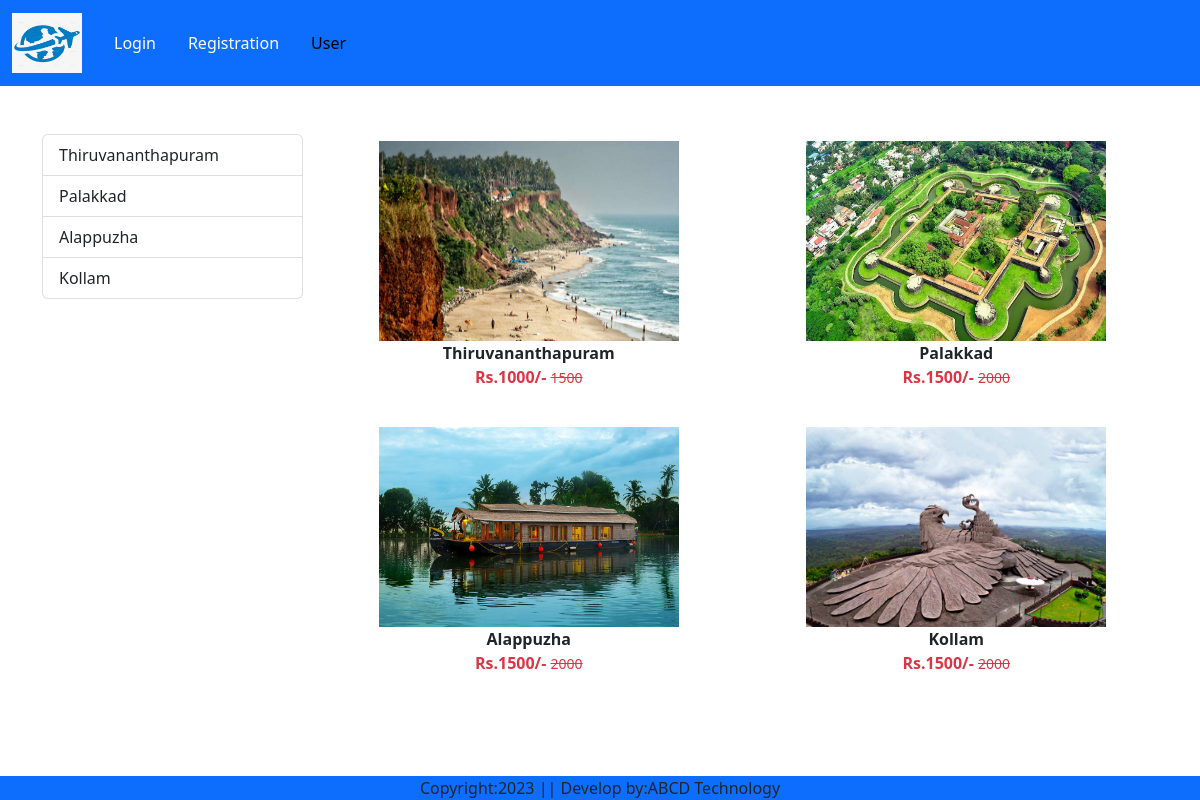
Page /places/KL on the committed database.
### travelapp/models.py (models this page shows, shortened)
class Places(models.Model):
     title=models.CharField(max_length=250)
     price=models.IntegerField()
     offerprice=models.IntegerField()
     description=models.TextField()
     place=models.CharField(choices=PLACE_CHOICES,max_length=3)
     image=models.ImageField(upload_to='places')

### travelapp/views.py (the view)
# urls.py: path('places/<slug:val>',views.PlacesView.as_view(),name='place'),
class PlacesView(View):
    def get(self,request,val):
        place=Places.objects.filter(place=val)
        title=Places.objects.filter(place=val).values('title')
        return render(request,'place.html',locals())

### travelapp/templates/place.html (shortened to what this page needs)
{% extends 'base.html' %}
{% load static %}
{% block main-content %}
  <div class="container my-5">
    <div class="row">
        <div class="col-sm-3">
            <div class="list-group">
                  {% for val in title %}
                        <a href="{% url 'place-title' val.title %}" class="list-group-item list-group-item-action" aria-current="true">
                        {{val.title}} </a>
                  {% endfor %}
            </div>
        </div>
 <div class="col-sm-9">
            <div class="row">
                {% for pl in place %}
                    <div class="col text-center mb-4">
                    <a href="{% url 'place-detail' pl.id %}" class="btn">
                      <div>
                        <img src="{{pl.image.url}}"  width="300px" height="200px" alt=""/>
                        <div class="fw-bold">{{pl.title}}</div>
                        <div class="fw-bold text-danger">Rs.{{pl.offerprice}}/-
                            <small class="fw-light text-decoration-line-through">{{pl.price}}</small>
                        </div>
                        </div>
                        </a>
                        </div>
                {% endfor %}
            </div></div></div></div>
   {% endblock main-content %}

### travelapp/templates/base.html (shortened to what this page needs)
<!DOCTYPE html>
{% load static %}
<html lang="en" xmlns="http://www.w3.org/1999/html">
<head >
    <link href="https://cdn.jsdelivr.net/npm/bootstrap@5.2.3/dist/css/bootstrap.min.css" rel="stylesheet">
    <link rel="stylesheet" href="{% static 'travelapp/css/owl.carousel.min.css' %}" />
    <link rel="stylesheet" href="{% static 'travelapp/css/all.min.css' %}" />
    <link rel="stylesheet" href="{% static 'travelapp /css/style.css' %}" />
</head>
<body>
    <nav class="navbar navbar-expand-lg bg-primary">
        <div class="container-fluid">
         <a class="navbar-brand" href="/">
        <img src="{% static 'images/banner/travel.png' %}" width="70" height="60"/>
         </a>
    <div class="collapse navbar-collapse" id="navbarSupportedContent">
      <ul class="navbar-nav me-auto mb-2 mb-lg-0">
          {% if request.user.is_authenticated %}
        <li class="nav-item text-white">
          <a class="nav-link active" aria-current="page" href="/">Home</a>
        </li>
        <li class="nav-item dropdown">
          <a class="nav-link dropdown-toggle" href="#" role="button" data-bs-toggle="dropdown" aria-expanded="false">
            Places
          </a>
          <ul class="dropdown-menu">
              <li><a class="dropdown-item" href="{% url 'place' 'KL' %}">Kerala</a></li>
              <li><a class="dropdown-item" href="{% url 'place' 'KR' %}">Karnataka</a></li>
              <li><a class="dropdown-item" href="{% url 'place' 'AP' %}">Andrapredesh</a></li>
              <li><a class="dropdown-item" href="{% url 'place' 'GO' %}">Goa</a></li>
              <li><a class="dropdown-item" href="{% url 'place' 'ND' %}">New Delhi</a></li>
              <li><a class="dropdown-item" href="{% url 'place' 'UT' %}">Utterpradesh</a></li>
              <li><a class="dropdown-item" href="{% url 'place' 'ID' %}">Indonesia</a></li>
              <li><a class="dropdown-item" href="{% url 'place' 'PR' %}">Pareece</a></li>
          </ul>
        </li>
        <li class="nav-item">
          <a class="nav-link text-black" href="{% url 'about' %}">About us</a>
        </li>
           <li class="nav-item">
          <a class="nav-link text-black" href="{% url 'contact' %}">Contact us</a>
        </li>
      <form class="d-flex" role="search" action="/search">
        <input class="form-control me-2" type="search" placeholder="Search" name="q" aria-label="Search">
        <button class="btn btn-outline-dark" type="submit">Search</button>
      </form>
      </ul>
    </div>
      <ul class="navbar nav me-auto mb-2 mb-lg-0">
          {% else %}
          <li class="nav-item mx-2">
              <a href="{% url 'login' %}" class="nav-link text-white">Login</a>
          </li>
          <li class="nav-item mx-2">
              <a href="{% url 'customerregistration' %}" class="nav-link text-white">Registration</a>
          </li>
          {% endif %}
          <li class="nav-item dropdown mx-2">
              <a class="nav-link dropdown toggle text-black" href="#"
                 id="profileDropdown" role="button" data-bs-toggle="dropdown"
                 aria-expanded="false">User</a>
                 </li></ul>
  </div>
</nav>
{% block main-content  %}{% endblock main-content %}
<footer class="container-fluid bg-primary fixed-bottom text-center p-0 mt-5">
    Copyright:2023 || Develop by:ABCD Technology
</footer>
</body>
</html>

### rows in the picture
Places: image (picture), title "Thiruvananthapuram", offerprice "1000", price "1500"
Places: image (picture), title "Palakkad", offerprice "1500", price "2000"
Places: image (picture), title "Alappuzha", offerprice "1500", price "2000"
Places: image (picture), title "Kollam", offerprice "1500", price "2000"

### other values in the picture
{{ val.title }} "Thiruvananthapuram" "Palakkad" "Alappuzha" "Kollam"
